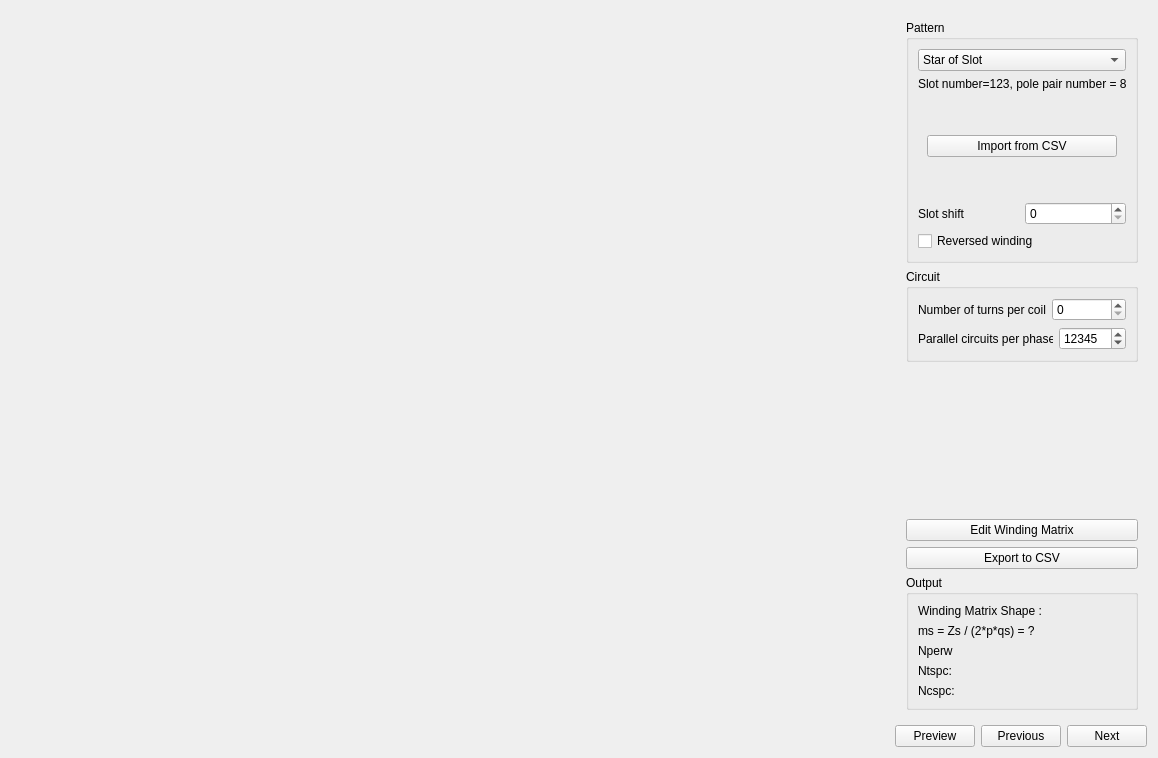
<?xml version="1.0" encoding="UTF-8"?>
<ui version="4.0">
 <class>SWindPat</class>
 <widget class="QWidget" name="SWindPat">
  <property name="geometry">
   <rect>
    <x>0</x>
    <y>0</y>
    <width>1158</width>
    <height>758</height>
   </rect>
  </property>
  <property name="minimumSize">
   <size>
    <width>650</width>
    <height>550</height>
   </size>
  </property>
  <property name="windowTitle">
   <string>Form</string>
  </property>
  <layout class="QVBoxLayout" name="verticalLayout_5">
   <item>
    <layout class="QHBoxLayout" name="horizontalLayout_8">
     <item>
      <widget class="MPLCanvas2" name="w_viewer" native="true"/>
     </item>
     <item>
      <widget class="QLabel" name="in_wind_param">
       <property name="maximumSize">
        <size>
         <width>400</width>
         <height>16777215</height>
        </size>
       </property>
       <property name="text">
        <string/>
       </property>
       <property name="pixmap">
        <pixmap resource="../../../Resources/pyleecan.qrc">:/images/images/MachineSetup/WindParam/Winding param.PNG</pixmap>
       </property>
      </widget>
     </item>
     <item>
      <widget class="QWidget" name="widget" native="true">
       <property name="minimumSize">
        <size>
         <width>250</width>
         <height>0</height>
        </size>
       </property>
       <property name="maximumSize">
        <size>
         <width>250</width>
         <height>16777215</height>
        </size>
       </property>
       <layout class="QVBoxLayout" name="verticalLayout_2">
        <item>
         <widget class="QGroupBox" name="g_pattern">
          <property name="title">
           <string>Pattern</string>
          </property>
          <layout class="QVBoxLayout" name="verticalLayout_6">
           <item>
            <widget class="QComboBox" name="c_wind_type">
             <item>
              <property name="text">
               <string>Star of Slot</string>
              </property>
             </item>
             <item>
              <property name="text">
               <string>User Defined</string>
              </property>
             </item>
            </widget>
           </item>
           <item>
            <widget class="QLabel" name="in_Zsp">
             <property name="text">
              <string>Slot number=123, pole pair number = 8</string>
             </property>
            </widget>
           </item>
           <item>
            <widget class="QStackedWidget" name="stack_wind_type">
             <property name="currentIndex">
              <number>1</number>
             </property>
             <widget class="QWidget" name="page">
              <layout class="QVBoxLayout" name="verticalLayout_4">
               <item>
                <layout class="QHBoxLayout" name="horizontalLayout_2">
                 <item>
                  <widget class="QLabel" name="in_qs">
                   <property name="text">
                    <string>Phases number</string>
                   </property>
                  </widget>
                 </item>
                 <item>
                  <widget class="QSpinBox" name="si_qs"/>
                 </item>
                </layout>
               </item>
               <item>
                <layout class="QHBoxLayout" name="horizontalLayout_5">
                 <item>
                  <widget class="QLabel" name="in_Nlayer">
                   <property name="text">
                    <string>Layer number</string>
                   </property>
                  </widget>
                 </item>
                 <item>
                  <widget class="QSpinBox" name="si_Nlayer"/>
                 </item>
                </layout>
               </item>
               <item>
                <layout class="QHBoxLayout" name="horizontalLayout">
                 <item>
                  <widget class="QLabel" name="in_coil_pitch">
                   <property name="text">
                    <string>Coil pitch</string>
                   </property>
                  </widget>
                 </item>
                 <item>
                  <widget class="QSpinBox" name="si_coil_pitch"/>
                 </item>
                </layout>
               </item>
              </layout>
             </widget>
             <widget class="QWidget" name="page_2">
              <layout class="QVBoxLayout" name="verticalLayout_7">
               <item>
                <widget class="QPushButton" name="b_import_csv">
                 <property name="text">
                  <string>Import from CSV</string>
                 </property>
                </widget>
               </item>
              </layout>
             </widget>
            </widget>
           </item>
           <item>
            <layout class="QHBoxLayout" name="horizontalLayout_4">
             <item>
              <widget class="QLabel" name="in_Nslot">
               <property name="minimumSize">
                <size>
                 <width>0</width>
                 <height>0</height>
                </size>
               </property>
               <property name="maximumSize">
                <size>
                 <width>16777215</width>
                 <height>16777215</height>
                </size>
               </property>
               <property name="text">
                <string>Slot shift</string>
               </property>
              </widget>
             </item>
             <item>
              <widget class="QSpinBox" name="si_Nslot">
               <property name="minimumSize">
                <size>
                 <width>60</width>
                 <height>0</height>
                </size>
               </property>
              </widget>
             </item>
            </layout>
           </item>
           <item>
            <widget class="QCheckBox" name="is_reverse">
             <property name="text">
              <string>Reversed winding</string>
             </property>
            </widget>
           </item>
          </layout>
         </widget>
        </item>
        <item>
         <widget class="QGroupBox" name="g_circuit">
          <property name="title">
           <string>Circuit</string>
          </property>
          <layout class="QVBoxLayout" name="verticalLayout">
           <item>
            <layout class="QHBoxLayout" name="horizontalLayout_7">
             <item>
              <widget class="QLabel" name="in_Ntcoil">
               <property name="text">
                <string>Number of turns per coil</string>
               </property>
              </widget>
             </item>
             <item>
              <widget class="QSpinBox" name="si_Ntcoil"/>
             </item>
            </layout>
           </item>
           <item>
            <layout class="QHBoxLayout" name="horizontalLayout_6">
             <item>
              <widget class="QLabel" name="in_Npcp">
               <property name="text">
                <string>Parallel circuits per phase</string>
               </property>
              </widget>
             </item>
             <item>
              <widget class="QSpinBox" name="si_Npcp">
               <property name="maximum">
                <number>999999999</number>
               </property>
               <property name="value">
                <number>12345</number>
               </property>
              </widget>
             </item>
            </layout>
           </item>
          </layout>
         </widget>
        </item>
        <item>
         <spacer name="verticalSpacer">
          <property name="orientation">
           <enum>Qt::Vertical</enum>
          </property>
          <property name="sizeHint" stdset="0">
           <size>
            <width>20</width>
            <height>40</height>
           </size>
          </property>
         </spacer>
        </item>
        <item>
         <widget class="QPushButton" name="b_edit_wind_mat">
          <property name="text">
           <string>Edit Winding Matrix</string>
          </property>
         </widget>
        </item>
        <item>
         <widget class="QPushButton" name="b_export_csv">
          <property name="text">
           <string>Export to CSV</string>
          </property>
         </widget>
        </item>
        <item>
         <widget class="QGroupBox" name="g_output">
          <property name="minimumSize">
           <size>
            <width>200</width>
            <height>0</height>
           </size>
          </property>
          <property name="title">
           <string>Output</string>
          </property>
          <layout class="QVBoxLayout" name="verticalLayout_3">
           <item>
            <widget class="QLabel" name="out_shape">
             <property name="minimumSize">
              <size>
               <width>175</width>
               <height>0</height>
              </size>
             </property>
             <property name="text">
              <string>Winding Matrix Shape : </string>
             </property>
            </widget>
           </item>
           <item>
            <widget class="QLabel" name="out_ms">
             <property name="text">
              <string>ms = Zs / (2*p*qs) = ?</string>
             </property>
            </widget>
           </item>
           <item>
            <widget class="QLabel" name="out_Nperw">
             <property name="toolTip">
              <string>Winding periodicity</string>
             </property>
             <property name="text">
              <string>Nperw</string>
             </property>
            </widget>
           </item>
           <item>
            <widget class="QLabel" name="out_Ntspc">
             <property name="text">
              <string>Ntspc: </string>
             </property>
            </widget>
           </item>
           <item>
            <widget class="QLabel" name="out_Ncspc">
             <property name="text">
              <string>Ncspc:</string>
             </property>
            </widget>
           </item>
          </layout>
         </widget>
        </item>
       </layout>
      </widget>
     </item>
    </layout>
   </item>
   <item>
    <layout class="QHBoxLayout" name="horizontalLayout_3">
     <item>
      <spacer name="horizontalSpacer_3">
       <property name="orientation">
        <enum>Qt::Horizontal</enum>
       </property>
       <property name="sizeHint" stdset="0">
        <size>
         <width>40</width>
         <height>20</height>
        </size>
       </property>
      </spacer>
     </item>
     <item>
      <widget class="QPushButton" name="b_preview">
       <property name="text">
        <string>Preview</string>
       </property>
      </widget>
     </item>
     <item>
      <widget class="QPushButton" name="b_previous">
       <property name="text">
        <string>Previous</string>
       </property>
      </widget>
     </item>
     <item>
      <widget class="QPushButton" name="b_next">
       <property name="text">
        <string>Next</string>
       </property>
      </widget>
     </item>
    </layout>
   </item>
  </layout>
 </widget>
 <customwidgets>
  <customwidget>
   <class>MPLCanvas2</class>
   <extends>QWidget</extends>
   <header>.....GUI.Tools.MPLCanvas</header>
   <container>1</container>
  </customwidget>
 </customwidgets>
 <resources>
  <include location="../../../Resources/pyleecan.qrc"/>
  <include location="../../../Resources/pyleecan.qrc"/>
 </resources>
 <connections/>
</ui>
